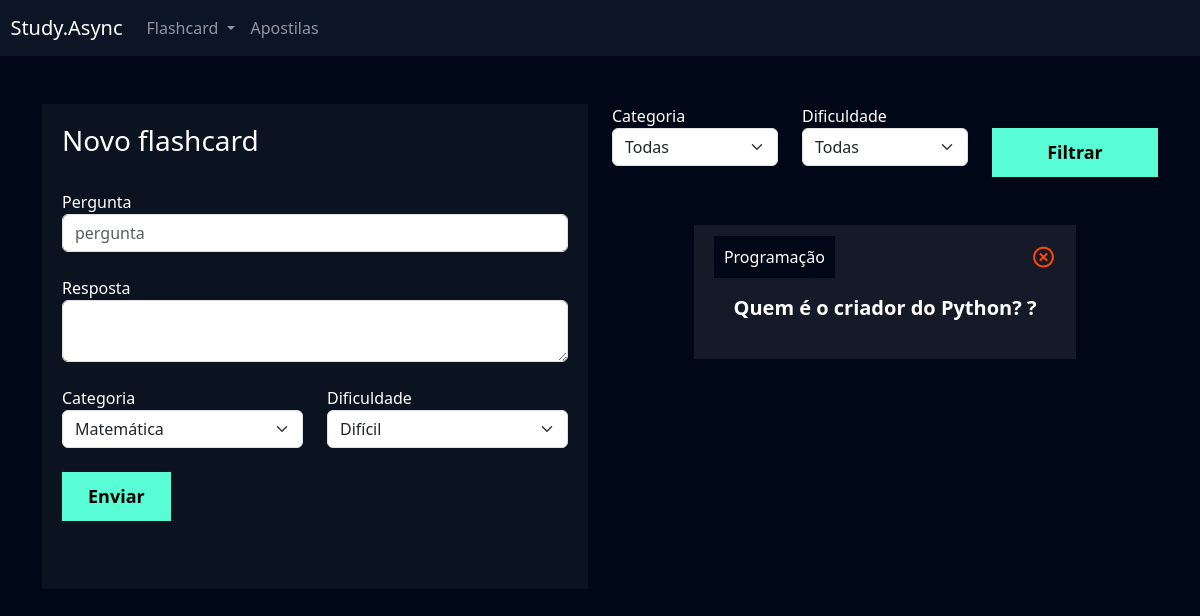
/flashcard/novo_flashcard/ (signed in), run on an earlier commit of the app's database.
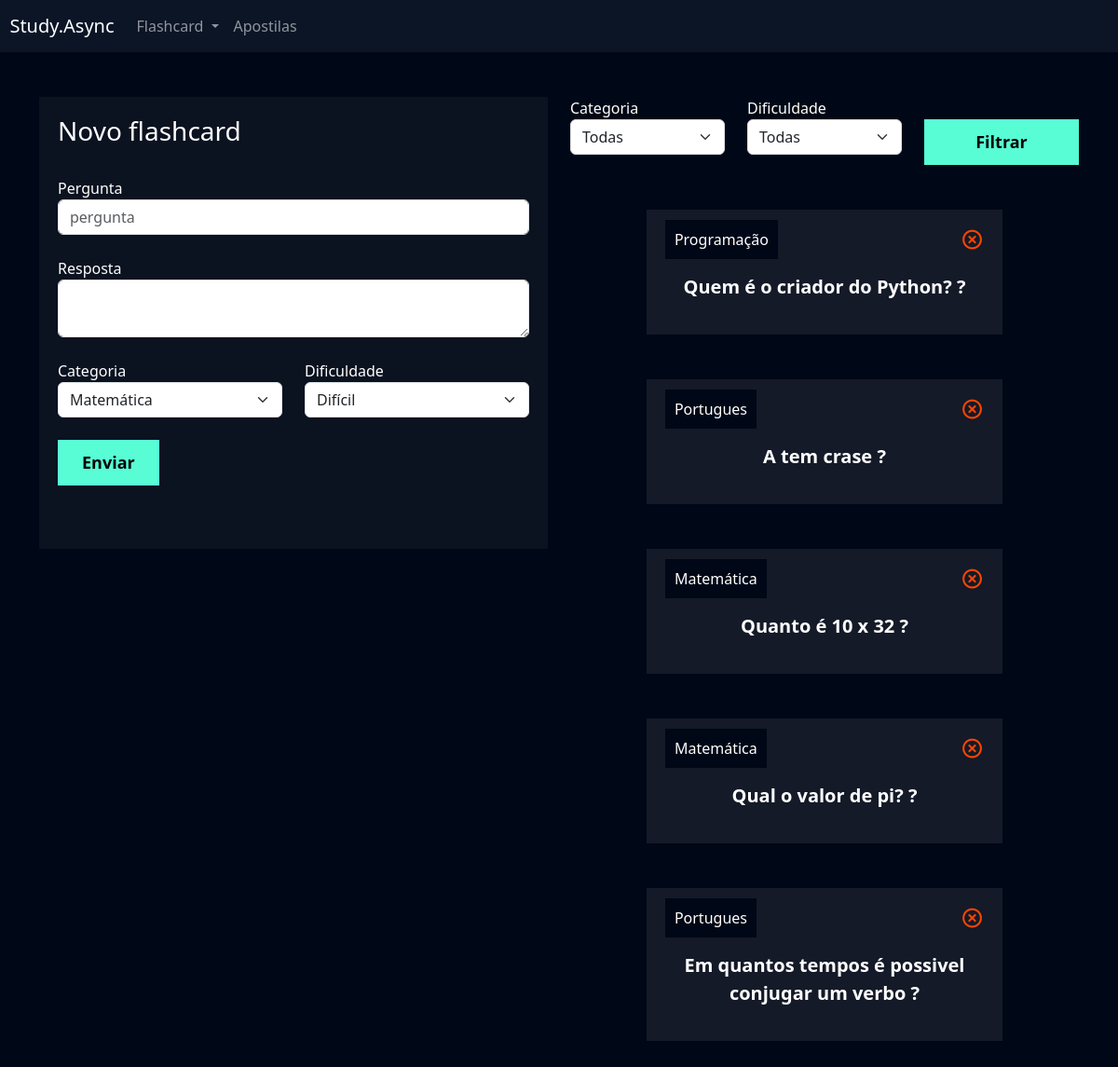
And on a later commit of the database.
### flashcard/models.py (models this page shows, shortened)
class Flashcard(models.Model):
    DIFICULDADE_CHOICES = (('D', 'Difícil'), ('M', 'Médio'), ('F', 'Fácil'))
    user = models.ForeignKey(User, on_delete=models.DO_NOTHING)
    pergunta = models.CharField(max_length=100)
    resposta = models.TextField()
    categoria = models.ForeignKey(Categoria, on_delete=models.DO_NOTHING)
    dificuldade = models.CharField(max_length=1, choices=DIFICULDADE_CHOICES)

class Categoria(models.Model):
    nome = models.CharField(max_length=20)
    def __str__(self):
        return self.nome

### flashcard/views.py (the view, shortened to what this page needs)
# urls.py: path('novo_flashcard/', views.novo_flashcard, name='novo_flashcard'),
def novo_flashcard(request):
    if not request.user.is_authenticated: # verificando se o usuarios esta logado e autenticado
        return redirect('/usuarios/logar')
    if request.method == 'GET':
        categorias = Categoria.objects.all()
        dificuldades = Flashcard.DIFICULDADE_CHOICES
        flashcards = Flashcard.objects.filter(user=request.user)
        categoria_filtrar = request.GET.get('categoria')
        dificuldade_filtrar = request.GET.get('dificuldade')
        if categoria_filtrar:
            flashcards = flashcards.filter(categoria__id=categoria_filtrar)
        if dificuldade_filtrar:
            flashcards = flashcards.filter(dificuldade=dificuldade_filtrar)
        return render(request, 'novo_flashcard.html', {'categorias': categorias,
                                                       'dificuldades': dificuldades,
                                                       'flashcards': flashcards})

### flashcard/templates/novo_flashcard.html (shortened to what the changed rows need)
{% extends "base.html" %}
{% load static %}
{% block 'cabecalho' %}
    <link href="{% static "usuarios/css/cadastro.css" %}" rel="stylesheet">
    <link href='https://unpkg.com/boxicons@2.1.4/css/boxicons.min.css' rel='stylesheet'>
    <link href="{% static "flashcard/css/novo_flashcard.css" %}" rel="stylesheet">
{% endblock 'cabecalho' %}
{% block 'conteudo' %}
    <div class="container">
        <br>
        <br>
        <div class="row">
            <div class="col-md">
                <br>
                <br>
                {% for flash in flashcards %}
                    <div class="box-new-flashcard" onclick="flip_card({{flash.id}})">
                        <div class="flashcard ">
                            <div class="flashcard-categoria">
                                {{flash.categoria}}
                            </div>
                            <a href="{% url 'deletar_flashcard' flash.id %}"><i class='icone-exit bx bx-x-circle'></i></a>
                            <br>
                            <br>
                            <div class="flashcard-box-item">
                                <p class="flashcard-item">{{flash.pergunta}} ?</p>
                            </div>
                        </div>
                    </div>
                    <br>
                    <br>
                {% endfor %}
            </div>
        </div>
    </div>
{% endblock 'conteudo' %}

What changed in the data, as far as the page shows it:
added Flashcard: categoria "Portugues", pergunta "A tem crase"
added Flashcard: categoria "Matemática", pergunta "Quanto é 10 x 32"
added Flashcard: categoria "Matemática", pergunta "Qual o valor de pi?"
added Flashcard: categoria "Portugues", pergunta "Em quantos tempos é possivel conjugar um verbo"
